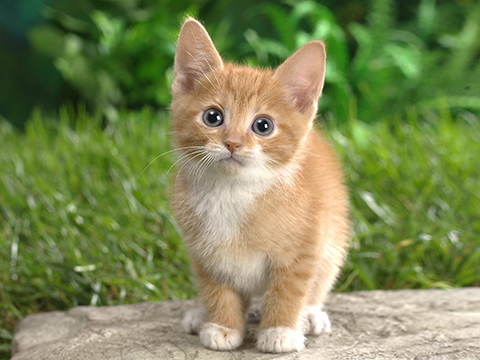
//> input picture datas/cat.jpg, 480 x 360 px
$ ./main   (built with g++ and OpenCV 4)
//> lines starting //> are read from the running program, lines starting //| are printed output that depends on the picture
#include <opencv2/core/core.hpp>
#include <opencv2/imgproc/imgproc.hpp>
#include <opencv2/highgui/highgui.hpp>
#include <math.h>
#include <iostream>
cv::Mat mkKernel(int ks, double sig, double th, double lm, double ps)
{
    int hks = (ks-1)/2;
    double theta = th*CV_PI/180;
    double psi = ps*CV_PI/180;
    double del = 2.0/(ks-1);
    double lmbd = lm;
    double sigma = sig/ks;
    double x_theta;
    double y_theta;
    cv::Mat kernel(ks,ks, CV_32F);
    for (int y=-hks; y<=hks; y++)
    {
        for (int x=-hks; x<=hks; x++)
        {
            x_theta = x*del*cos(theta)+y*del*sin(theta);
            y_theta = -x*del*sin(theta)+y*del*cos(theta);
            kernel.at<float>(hks+y,hks+x) = (float)exp(-0.5*(pow(x_theta,2)+pow(y_theta,2))/pow(sigma,2))* cos(2*CV_PI*x_theta/lmbd + psi);
        }
    }
    return kernel;
}

int kernel_size=21;
int pos_sigma= 5;
int pos_lm = 50;
int pos_th = 0;
int pos_psi = 90;
cv::Mat src_f;
cv::Mat dest;

void Process(int , void *)
{
    double sig = pos_sigma;
    double lm = 0.5+pos_lm/100.0;
    double th = pos_th;
    double ps = pos_psi;
    cv::Mat kernel = mkKernel(kernel_size, sig, th, lm, ps);
    cv::filter2D(src_f, dest, CV_32F, kernel);
    cv::imshow("Process window", dest);
    cv::Mat Lkernel(kernel_size*20, kernel_size*20, CV_32F);
    cv::resize(kernel, Lkernel, Lkernel.size());
    Lkernel /= 2.;
    Lkernel += 0.5;
    cv::imshow("Kernel", Lkernel);
    cv::Mat mag;
    cv::pow(dest, 2.0, mag);
    cv::imshow("Mag", mag);
}

int main(int argc, char** argv)
{
    cv::Mat image = cv::imread("D:/Develop/DL/projects/digital-image-processing/datas/cat.jpg",1);
//> image is the input picture: 360 rows x 480 cols, CV_8UC3; mean B, G, R 85.7, 136, 125.8
    std::cout <<"is empty?" <<image.empty() << std::endl;
//| is empty?0
    cv::imshow("Src", image);
    cv::Mat src;
    cv::cvtColor(image, src, CV_BGR2GRAY);
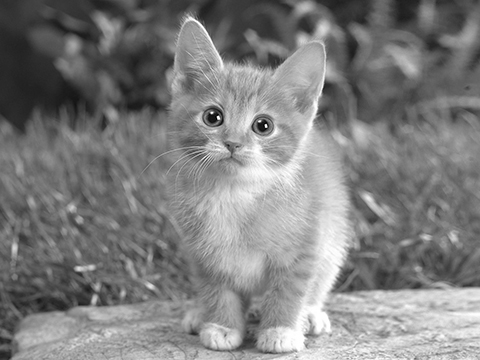
//> src: 360 rows x 480 cols, CV_8UC1; min 1, max 255, mean 127.2
    src.convertTo(src_f, CV_32F, 1.0/255, 0);
    if (!kernel_size%2)
    {
        kernel_size+=1;
    }
    cv::namedWindow("Process window", 1);
    cv::createTrackbar("Sigma", "Process window", &pos_sigma, kernel_size, Process);
    cv::createTrackbar("Lambda", "Process window", &pos_lm, 100, Process);
    cv::createTrackbar("Theta", "Process window", &pos_th, 180, Process);
    cv::createTrackbar("Psi", "Process window", &pos_psi, 360, Process);
    Process(0,0);
//> in Process, `cv::filter2D(src_f, dest, CV_32F, kernel);`:
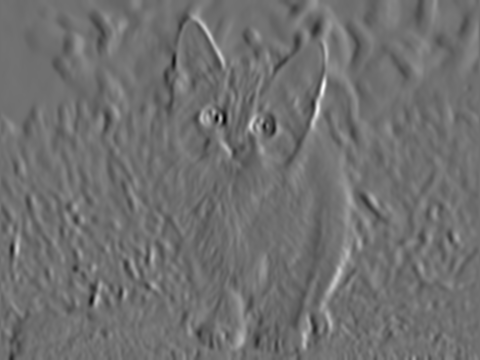
//> dest: 360 rows x 480 cols, CV_32FC1; min -5.3, max 6.68, mean -0.0177; drawn with min black and max white
//> in Process, `cv::imshow("Kernel", Lkernel);`:
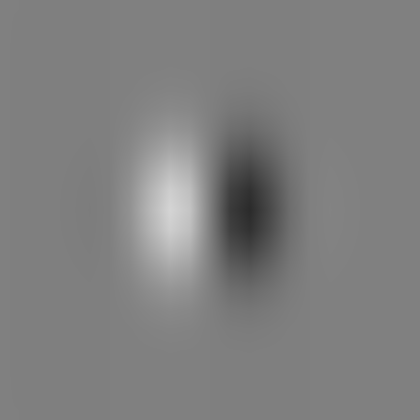
//> window 'Kernel': 420 rows x 420 cols, CV_8UC1; min 43, max 212, mean 127.5
//> in Process, `cv::imshow("Mag", mag);`:
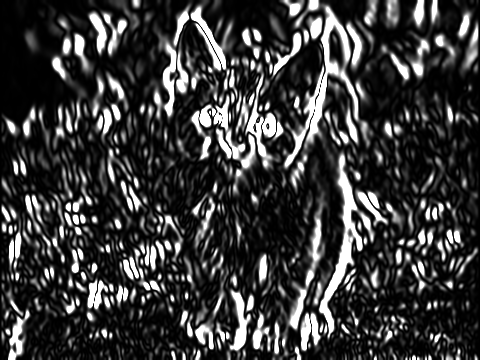
//> window 'Mag': 360 rows x 480 cols, CV_8UC1; min 0, max 255, mean 58
    cv::waitKey(0);
    return 0;
}

$ run again, with datas/animal.jpg copied over datas/cat.jpg
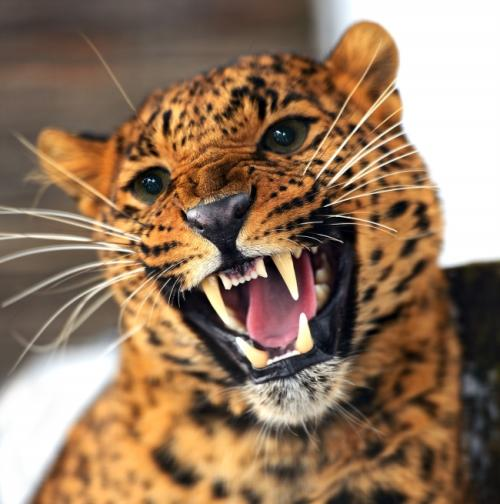
//> input picture datas/animal.jpg, 500 x 504 px
//> image is the input picture: 504 rows x 500 cols, CV_8UC3; mean B, G, R 95.3, 119.5, 147.5
//| is empty?0
//> in Process, `cv::filter2D(src_f, dest, CV_32F, kernel);`:
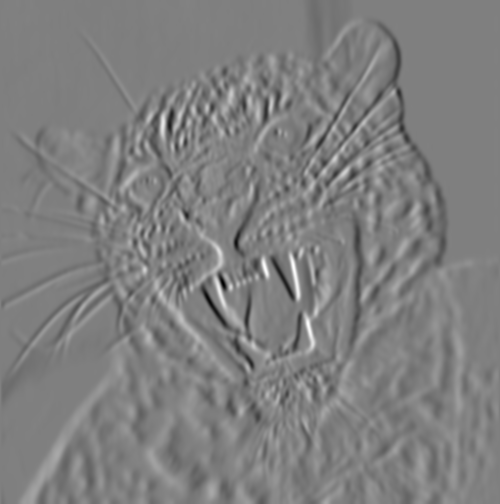
//> dest: 504 rows x 500 cols, CV_32FC1; min -8.15, max 8.12, mean -0.00663; drawn with min black and max white
//> in Process, `cv::imshow("Mag", mag);`:
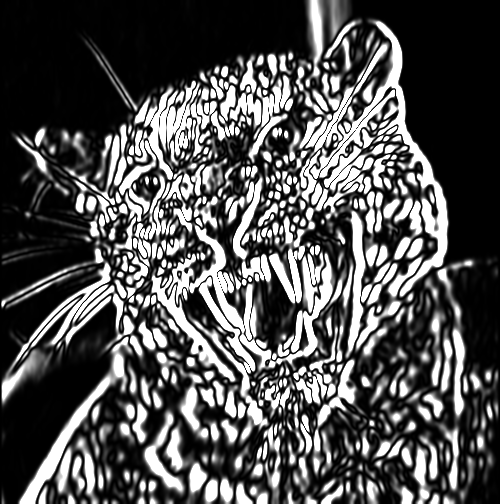
//> window 'Mag': 504 rows x 500 cols, CV_8UC1; min 0, max 255, mean 81.3

$ run again, with datas/animal1.jpg copied over datas/cat.jpg
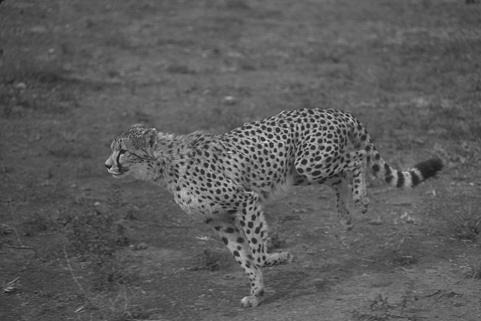
//> input picture datas/animal1.jpg, 481 x 321 px
//> image is the input picture: 321 rows x 481 cols, CV_8UC3; min 13, max 220, mean 91.1
//| is empty?0
//> in Process, `cv::filter2D(src_f, dest, CV_32F, kernel);`:
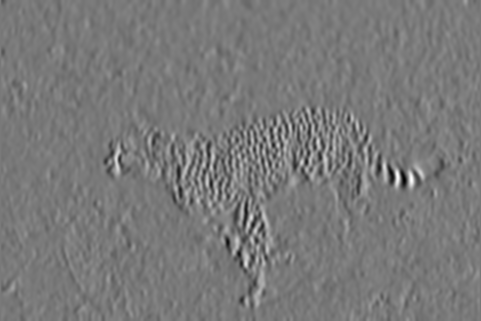
//> dest: 321 rows x 481 cols, CV_32FC1; min -3.72, max 4.06, mean -0.00499; drawn with min black and max white
//> in Process, `cv::imshow("Mag", mag);`:
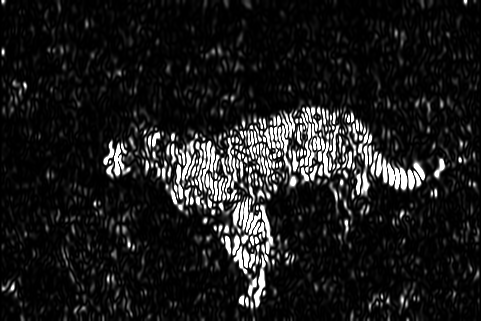
//> window 'Mag': 321 rows x 481 cols, CV_8UC1; min 0, max 255, mean 27.5
